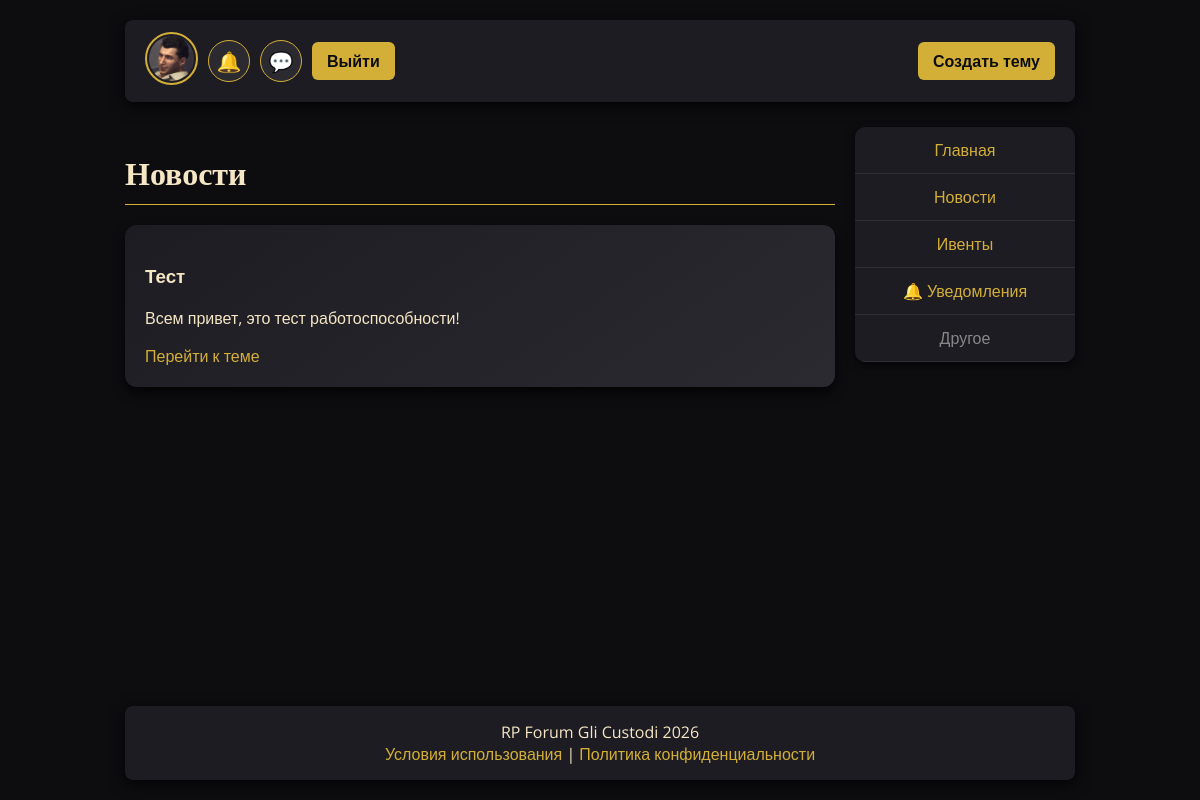
The app's page /news/ (signed in) with its own data.
### main/models.py (models this page shows, shortened)
class CustomUser(AbstractUser):
    is_forum_admin = models.BooleanField(default=False)
    groups = models.ManyToManyField(
        Group,
        related_name='customuser_set',
        blank=True,
        help_text='The groups this user belongs to.',
        verbose_name='groups',
    )
    user_permissions = models.ManyToManyField(
        Permission,
        related_name='customuser_permissions_set',
        blank=True,
        help_text='Specific permissions for this user.',
        verbose_name='user permissions',
    )

class Profile(models.Model):
    user = models.OneToOneField(CustomUser, on_delete=models.CASCADE)
    avatar = models.ImageField(upload_to='avatars/', blank=True, null=True)
    cover_image = models.ImageField(upload_to='profiles/covers/', blank=True, null=True)
    bio = models.TextField(blank=True)
    default_avatar = models.CharField(
        max_length=64,
        blank=True,
        default="",
        help_text="Static path like images/avatar1.png"
    )

class Topic(models.Model):
    author = models.ForeignKey(
        settings.AUTH_USER_MODEL,
        on_delete=models.CASCADE,
        related_name="topics"
    )
    category = models.ForeignKey(
        Category,
        on_delete=models.PROTECT,
        related_name="topics"
    )
    title = models.CharField(max_length=255)
    description = models.TextField(blank=True)
    image = models.ImageField(upload_to="topics/", blank=True, null=True)
    created_at = models.DateTimeField(auto_now_add=True)
    likes = models.ManyToManyField(
        settings.AUTH_USER_MODEL,
        blank=True,
        related_name="liked_topics"
    )
    class Meta:
        ordering = ["-created_at"]

### main/views.py (the view)
# urls.py: path("news/", views.news, name="news"),
def news(request):
    news_topics = Topic.objects.filter(category__name="Новости").order_by("-created_at")
    return render(request, "main/news.html", {"news_list": news_topics})

### main/context_processors.py (called while the page is built)
def notifications_count(request):
    data = {"unread_notifications_count": 0, "unread_messages_count": 0}
    if not request.user.is_authenticated:
        return data
    data["unread_notifications_count"] = request.user.notifications.filter(is_read=False).count()
    try:
        unread_messages = Message.objects.filter(
            dialog__dialog_participants__user=request.user,
        ).exclude(author=request.user).exclude(
            read_by__user=request.user,
        )
        data["unread_messages_count"] = unread_messages.count()
    except (OperationalError, ProgrammingError):
        data["unread_messages_count"] = 0
    return data

### main/templates/main/news.html
{% extends 'main/base.html' %}
{% block content %}
<h2 class="page-title">Новости</h2>
{% for topic in news_list %}
  <div class="card">
    <h3>{{ topic.title }}</h3>
    <p>{{ topic.description|truncatechars:100 }}</p>
    <a href="{% url 'topic-detail' topic.id %}">Перейти к теме</a>
  </div>
{% empty %}
  <p>Новости пока нет.</p>
{% endfor %}
{% endblock %}

### main/templates/main/base.html (shortened to what this page needs)
{% load static %}
<!DOCTYPE html>
<html lang="ru">
<head>
<link rel="stylesheet" href="{% static 'css/style.css' %}">
</head>
<body>
<div class="container">
<header>
    <div class="header-container">
        <div class="header-left">
            {% if user.is_authenticated %}
                <a href="{% url 'profile' %}">
                    {% if user.profile.avatar %}
                        <img src="{{ user.profile.avatar.url }}" class="avatar" alt="">
                    {% else %}
                        <img src="{% static user.profile.default_avatar %}" class="avatar" alt="">
                    {% endif %}
                </a>
                <a href="{% url 'notifications' %}" class="icon-btn" title="Уведомления" id="notifications-icon">
                    🔔{% if unread_notifications_count > 0 %}<span class="notify-badge" id="notifications-badge">{{ unread_notifications_count }}</span>{% endif %}
                </a>
                <a href="{% url 'dialogs' %}" class="icon-btn" title="Личные сообщения" id="messages-icon">
                    💬{% if unread_messages_count > 0 %}<span class="notify-badge" id="messages-badge">{{ unread_messages_count }}</span>{% endif %}
                </a>
                <a href="{% url 'logout' %}" class="header-btn pulse-button">Выйти</a>
            {% else %}
                <a href="{% url 'login' %}" class="header-btn pulse-button">Войти</a>
                <a href="{% url 'register' %}" class="header-btn pulse-button">Регистрация</a>
            {% endif %}
        </div>
        <div class="header-right">
            {% if user.is_authenticated %}
                <a href="{% url 'create_topic_simple' %}" class="header-btn pulse-button">Создать тему</a>
            {% endif %}
        </div>
    </div>
</header>
<main class="content-area">
    <div class="content-main">
        {% block content %}{% endblock %}
    </div>
    {% with name=request.resolver_match.url_name %}
        {% if name != 'login' and name != 'register' and name != 'change-password' %}
        <div class="content-sidebar">
            <table class="forum-table">
                <tbody>
                    <tr><td><a href="{% url 'home' %}">Главная</a></td></tr>
                    <tr><td><a href="{% url 'news' %}">Новости</a></td></tr>
                    <tr><td><a href="{% url 'events' %}">Ивенты</a></td></tr>
                    {% if user.is_authenticated %}<tr><td><a href="{% url 'notifications' %}">🔔 Уведомления</a></td></tr>{% endif %}
                    <tr><td><span style="color:#888;">Другое</span></td></tr>
                </tbody>
            </table>
        </div>
        {% endif %}
    {% endwith %}
</main>
<footer>
    RP Forum Gli Custodi 2026
    <br>
    <a href="{% url 'terms' %}">Условия использования</a> |
    <a href="{% url 'privacy' %}">Политика конфиденциальности</a>
</footer>
</div>
</body>
</html>

### main/templates/main/base.html (style rules this page uses)
html, body { height: 100%; margin: 0; padding: 0; }
body { display: flex; flex-direction: column; min-height: 100vh; background: #0d0d10; color: #f5e6c4; font-family: 'Open Sans', sans-serif; }
a { color: #d4af37; text-decoration: none; transition: 0.2s; }
.container { flex: 1; display: flex; flex-direction: column; width: 950px; max-width: 95%; margin: 0 auto; padding: 20px; }
header { background: #1c1c22; border-radius: 8px; padding: 12px 20px; margin-bottom: 25px; box-shadow: 0 4px 15px rgba(0,0,0,0.8); }
.header-container { display: flex; justify-content: space-between; align-items: center; flex-wrap: wrap; }
.header-left, .header-right { display: flex; align-items: center; gap: 10px; }
.header-right { margin-left: auto; }
.header-btn { background-color: #d4af37; color: #0d0d10; padding: 8px 15px; border-radius: 6px; font-weight: 700; text-decoration: none; transition: all 0.3s ease; white-space: nowrap; }
.icon-btn { width: 40px; height: 40px; display: inline-flex; align-items: center; justify-content: center; border-radius: 50%; background: #2a2a30; color: #f5e6c4; font-size: 20px; border: 1px solid #d4af37; position: relative; overflow: visible; }
.avatar { width: 45px; height: 45px; border-radius: 50%; object-fit: cover; border: 2px solid #d4af37; padding: 2px; transition: transform 0.2s, box-shadow 0.2s; }
.card, .post-card, .comment-card, .new-post-card { background: linear-gradient(145deg, #1c1c22, #2a2a30); border-radius: 12px; padding: 20px; margin-bottom: 20px; box-shadow: 0 6px 12px rgba(0,0,0,0.7); transition: transform 0.3s, box-shadow 0.3s; }
h2.page-title { font-family: 'Merriweather', serif; font-size: 32px; margin-bottom: 20px; border-bottom: 1px solid #d4af37; padding-bottom: 10px; }
footer { text-align: center; padding: 15px 0; background: #1c1c22; border-radius: 8px; box-shadow: 0 4px 15px rgba(0,0,0,0.8); margin-top: auto; }
.forum-table { width: 100%; border-collapse: collapse; background: #1c1c22; border-radius: 10px; overflow: hidden; box-shadow: 0 4px 10px rgba(0,0,0,0.6); }
.forum-table td { padding: 12px; border-bottom: 1px solid #2f2f36; text-align:center; }
.content-area { display: flex; gap: 20px; align-items: flex-start; }
.content-main { flex: 1; min-width: 0; }
.content-sidebar { width: 220px; flex: 0 0 220px; position: sticky; top: 20px; }

### records on screen
CustomUser: default_avatar (picture)
Topic: title "Тест", description "Всем привет, это тест работоспособности!"
